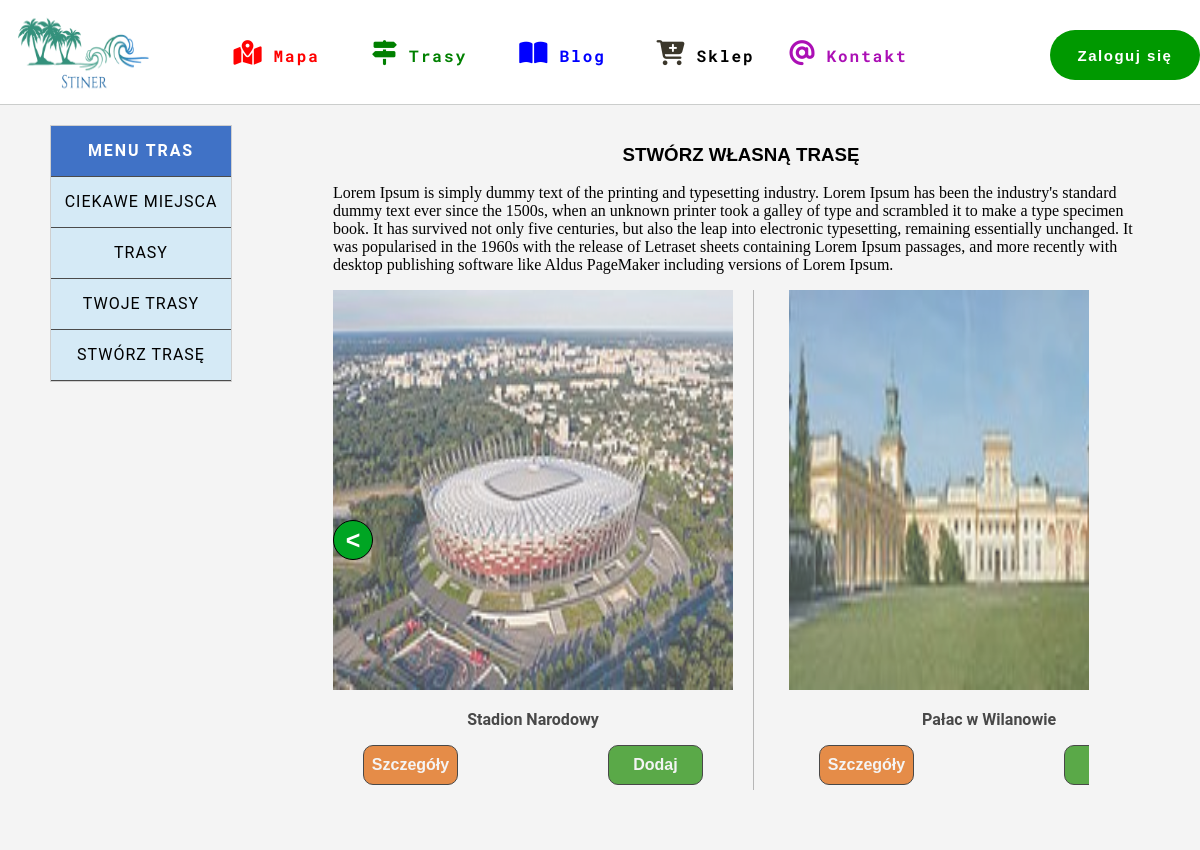
The app's page /user_trails/user_trails_add, older data.
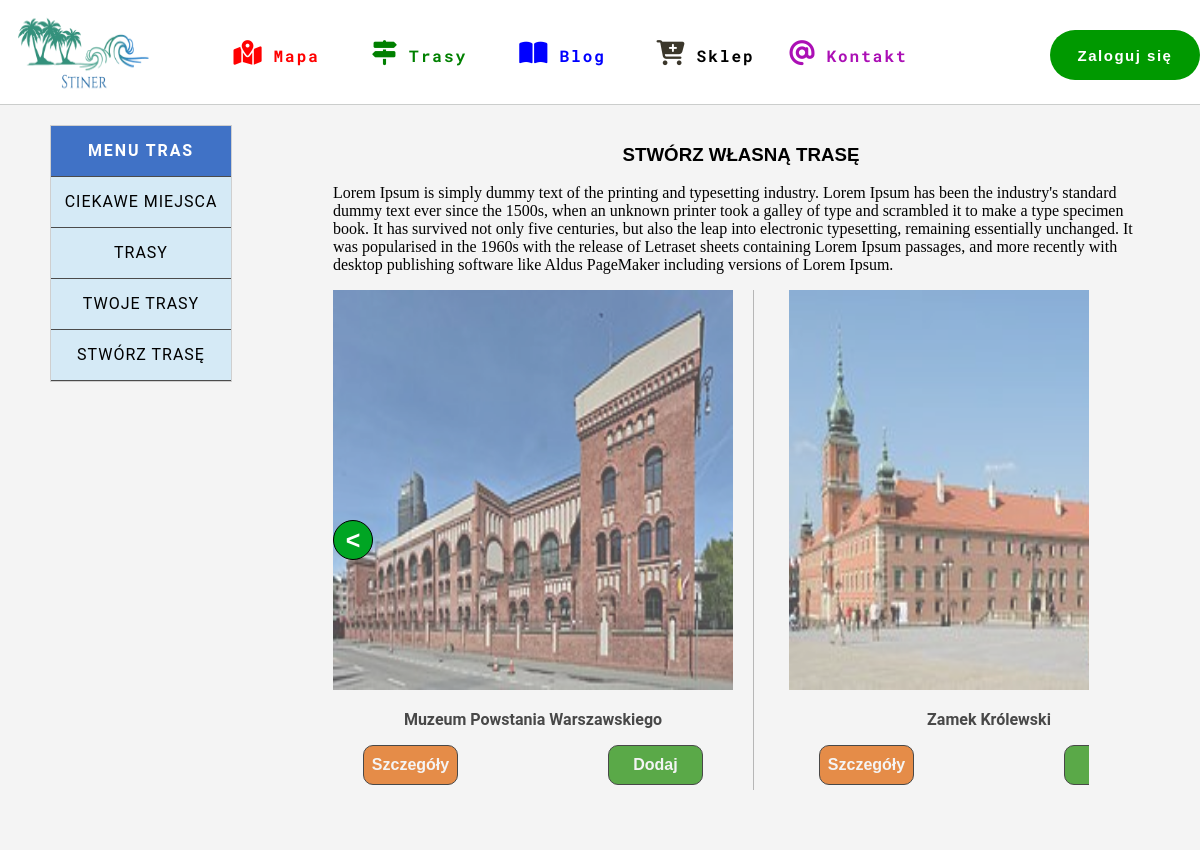
The same page, newer data.
### map/models.py (models this page shows, shortened)
class Point(models.Model):
    TYPE_POINT = (
        ('Zamki', 'Zamki'),
        ('Forty', 'Forty'),
        ('Kościoły', 'Kościoły'),
        ('Muzeum', 'Muzeum'),
        ('Parki', 'Parki'),
        ('Ogrody', 'Ogrody'),
        ('Pomniki', 'Pomniki'),
        ('Rynki', 'Rynki'),
        ('Mosty', 'Mosty'),
        ('Wieże', 'Wieże'),
        ('Stadiony', 'Stadiony'),
        ('Cmentarze', 'Cmentarze'),
        ('Budowle', 'Budowle'),
        ('Porty', 'Porty'),
        ('Filcharmonie', 'Filcharmonie')
    )
    name = models.CharField(max_length=30)
    descriptions = models.TextField()
    location = models.CharField(max_length=30)
    coordinateX = models.DecimalField(max_length=30, decimal_places=7, max_digits=100)
    coordinateY = models.DecimalField(max_length=30, decimal_places=7, max_digits=100)
    image = models.ImageField(upload_to='media/img_point/%Y/%m%d')
    type = models.CharField(max_length=15, choices=TYPE_POINT)
    trails = models.ManyToManyField(Trail, blank=True)

### user_trails/views.py (the view, shortened to what this page needs)
# urls.py: path('user_trails_add', views.UserTrailFormAdd.as_view(), name='user_trail_add'),
class UserTrailFormAdd(ListView):
    template_name = 'trails/user_trails/form_trails.html'
    model = Point
    list = Point.objects.all()
    user_trail = []
    zmienna = ""
    def get(self, request, *args, **kwargs):
        query = request.GET.get('add_point')
        if query:
            result = self.checkQueryinUserDraftTrail(query)
            if result == False:
                self.zmienna += "Nie możesz dodać tego zabytku. Istnieje już w bazie"
            else:
                self.user_trail.append(self.list.filter(name=query))
        len_user = len(self.user_trail)
        return render(request, self.template_name,
                      {'list': self.list, 'user_trail': self.user_trail, 'len_user': len_user, 'zmienna': self.zmienna})

### user_trails/templates/trails/user_trails/form_trails.html (shortened to what this page needs)
{% extends 'base_trail.html' %}
{% block content %}
<h3 class="user_trails_add">Stwórz własną trasę</h3>
<p>Lorem Ipsum is simply dummy text of the printing and typesetting industry.
    Lorem Ipsum has been the industry's standard dummy text ever since the 1500s, when an unknown
    printer took a galley of type and scrambled it to make a type specimen book. It has survived not only
    five centuries, but also the leap into electronic typesetting, remaining essentially unchanged. It was
    popularised in the 1960s with the release of Letraset sheets containing Lorem Ipsum passages, and more
    recently with desktop publishing software like Aldus PageMaker including versions of Lorem Ipsum.</p>
<div class="przyklad">
    <div class="points_add_to_user_trail" id="points_add_to_user_trail">
         {% for element in list %}
            <div class="point_add {{element.name}}">
                <div class="image">
                    <img src=" {{element.image.url}}" alt="image_point" class="point_add_image">
                    </div>
                <p>{{element.name}}</p>
                <div class="buttons">
                <a href="{% url "user_trails:detail_point" element.id %}"><input type="submit" value="Szczegóły" class="add_to_user_trail"></a>
                <form action="" method="GET" >{% csrf_token %}<input hidden name="add_point" type="text" value='{{element.name}}'><button class="add" >Dodaj</button></form>
                </div>
            </div>
        {% endfor %}
    </div>
    <button id="left"><</button>
    </div>
</div>
{% endblock %}

Row changes from the older to the newer data that the page shows:
removed Point: image (picture), name "Stadion Narodowy"
removed Point: image (picture), name "Pałac w Wilanowie"
now on this page (row unchanged): Point: image (picture), name "Muzeum Powstania Warszawskiego"
now on this page (row unchanged): Point: image (picture), name "Zamek Królewski"
